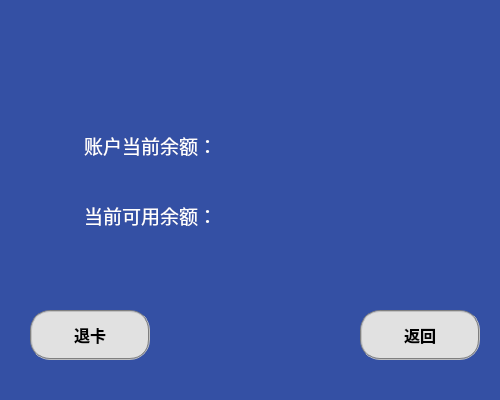
<?xml version="1.0" encoding="UTF-8"?>
<ui version="4.0">
 <class>inquiry</class>
 <widget class="QWidget" name="inquiry">
  <property name="geometry">
   <rect>
    <x>0</x>
    <y>0</y>
    <width>500</width>
    <height>400</height>
   </rect>
  </property>
  <property name="windowTitle">
   <string>inquiry</string>
  </property>
  <property name="styleSheet">
   <string notr="true">#inquiry{background-color: rgb(52, 80, 164);border-top-left-radius:15px;border-top-right-radius:5px;border-bottom-left-radius:15px;border-bottom-right-radius:5px}
</string>
  </property>
  <widget class="QPushButton" name="card_out_btn">
   <property name="geometry">
    <rect>
     <x>30</x>
     <y>310</y>
     <width>120</width>
     <height>50</height>
    </rect>
   </property>
   <property name="font">
    <font>
     <family>微软雅黑</family>
     <pointsize>12</pointsize>
     <weight>75</weight>
     <bold>true</bold>
    </font>
   </property>
   <property name="styleSheet">
    <string notr="true">QPushButton{border:2px groove gray;border-radius:20px;padding:2px 4px;background-color: rgb(225, 225, 225);}
QPushButton:hover{background-color: rgb(20, 62, 134);border:none;color:rgb(255, 255, 255);}
QPushButton:checked{background-color: rgb(20, 62, 134);border:none;color:rgb(255, 255, 255);}</string>
   </property>
   <property name="text">
    <string>退卡</string>
   </property>
  </widget>
  <widget class="QPushButton" name="return_btn">
   <property name="geometry">
    <rect>
     <x>360</x>
     <y>310</y>
     <width>120</width>
     <height>50</height>
    </rect>
   </property>
   <property name="font">
    <font>
     <family>微软雅黑</family>
     <pointsize>12</pointsize>
     <weight>75</weight>
     <bold>true</bold>
    </font>
   </property>
   <property name="styleSheet">
    <string notr="true">QPushButton{border:2px groove gray;border-radius:20px;padding:2px 4px;background-color: rgb(225, 225, 225);}
QPushButton:hover{background-color: rgb(20, 62, 134);border:none;color:rgb(255, 255, 255);}
QPushButton:checked{background-color: rgb(20, 62, 134);border:none;color:rgb(255, 255, 255);}</string>
   </property>
   <property name="text">
    <string>返回</string>
   </property>
  </widget>
  <widget class="QLabel" name="label1">
   <property name="geometry">
    <rect>
     <x>80</x>
     <y>120</y>
     <width>141</width>
     <height>51</height>
    </rect>
   </property>
   <property name="sizePolicy">
    <sizepolicy hsizetype="Preferred" vsizetype="Preferred">
     <horstretch>0</horstretch>
     <verstretch>0</verstretch>
    </sizepolicy>
   </property>
   <property name="font">
    <font>
     <family>华文中宋</family>
     <pointsize>14</pointsize>
     <weight>50</weight>
     <bold>false</bold>
    </font>
   </property>
   <property name="styleSheet">
    <string notr="true">color:rgb(255, 255, 255)</string>
   </property>
   <property name="text">
    <string>账户当前余额：</string>
   </property>
   <property name="scaledContents">
    <bool>false</bool>
   </property>
   <property name="alignment">
    <set>Qt::AlignCenter</set>
   </property>
   <property name="wordWrap">
    <bool>false</bool>
   </property>
   <property name="margin">
    <number>0</number>
   </property>
   <property name="openExternalLinks">
    <bool>false</bool>
   </property>
  </widget>
  <widget class="QLabel" name="pic1">
   <property name="geometry">
    <rect>
     <x>10</x>
     <y>10</y>
     <width>231</width>
     <height>51</height>
    </rect>
   </property>
   <property name="text">
    <string/>
   </property>
   <property name="pixmap">
    <pixmap resource="pics.qrc">:/pics/pictures/pic1.png</pixmap>
   </property>
  </widget>
  <widget class="QLabel" name="label2">
   <property name="geometry">
    <rect>
     <x>80</x>
     <y>190</y>
     <width>141</width>
     <height>51</height>
    </rect>
   </property>
   <property name="sizePolicy">
    <sizepolicy hsizetype="Preferred" vsizetype="Preferred">
     <horstretch>0</horstretch>
     <verstretch>0</verstretch>
    </sizepolicy>
   </property>
   <property name="font">
    <font>
     <family>华文中宋</family>
     <pointsize>14</pointsize>
     <weight>50</weight>
     <bold>false</bold>
    </font>
   </property>
   <property name="styleSheet">
    <string notr="true">color:rgb(255, 255, 255)</string>
   </property>
   <property name="text">
    <string>当前可用余额：</string>
   </property>
   <property name="scaledContents">
    <bool>false</bool>
   </property>
   <property name="alignment">
    <set>Qt::AlignCenter</set>
   </property>
   <property name="wordWrap">
    <bool>false</bool>
   </property>
   <property name="margin">
    <number>0</number>
   </property>
   <property name="openExternalLinks">
    <bool>false</bool>
   </property>
  </widget>
  <widget class="QLabel" name="balance">
   <property name="geometry">
    <rect>
     <x>220</x>
     <y>120</y>
     <width>141</width>
     <height>51</height>
    </rect>
   </property>
   <property name="sizePolicy">
    <sizepolicy hsizetype="Preferred" vsizetype="Preferred">
     <horstretch>0</horstretch>
     <verstretch>0</verstretch>
    </sizepolicy>
   </property>
   <property name="font">
    <font>
     <family>华文中宋</family>
     <pointsize>14</pointsize>
     <weight>50</weight>
     <bold>false</bold>
    </font>
   </property>
   <property name="styleSheet">
    <string notr="true">color:rgb(255, 255, 255)</string>
   </property>
   <property name="text">
    <string/>
   </property>
   <property name="scaledContents">
    <bool>false</bool>
   </property>
   <property name="alignment">
    <set>Qt::AlignLeading|Qt::AlignLeft|Qt::AlignVCenter</set>
   </property>
   <property name="wordWrap">
    <bool>false</bool>
   </property>
   <property name="margin">
    <number>0</number>
   </property>
   <property name="openExternalLinks">
    <bool>false</bool>
   </property>
  </widget>
  <widget class="QLabel" name="balance1">
   <property name="geometry">
    <rect>
     <x>220</x>
     <y>190</y>
     <width>141</width>
     <height>51</height>
    </rect>
   </property>
   <property name="sizePolicy">
    <sizepolicy hsizetype="Preferred" vsizetype="Preferred">
     <horstretch>0</horstretch>
     <verstretch>0</verstretch>
    </sizepolicy>
   </property>
   <property name="font">
    <font>
     <family>华文中宋</family>
     <pointsize>14</pointsize>
     <weight>50</weight>
     <bold>false</bold>
    </font>
   </property>
   <property name="styleSheet">
    <string notr="true">color:rgb(255, 255, 255)</string>
   </property>
   <property name="text">
    <string/>
   </property>
   <property name="scaledContents">
    <bool>false</bool>
   </property>
   <property name="alignment">
    <set>Qt::AlignLeading|Qt::AlignLeft|Qt::AlignVCenter</set>
   </property>
   <property name="wordWrap">
    <bool>false</bool>
   </property>
   <property name="margin">
    <number>0</number>
   </property>
   <property name="openExternalLinks">
    <bool>false</bool>
   </property>
  </widget>
 </widget>
 <resources>
  <include location="pics.qrc"/>
 </resources>
 <connections/>
</ui>
